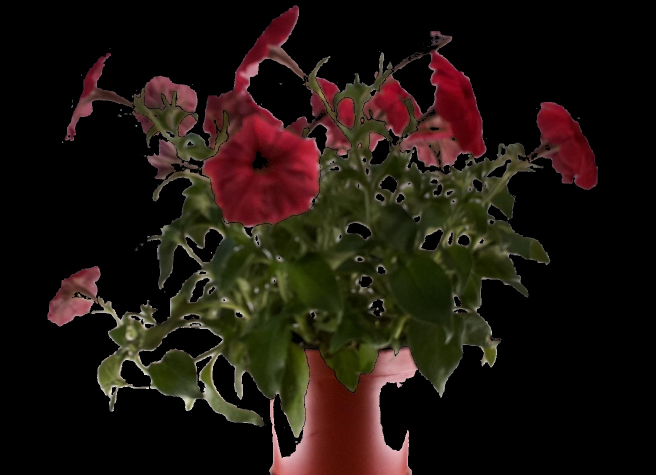
#> input picture Images/0000_extracted_pot.jpg, 1311 x 949 px, given in place of I, which was not available (shown at 1/2 size); the run also reads 1 picture not shown here
$ python -i flowerMoving.py   (imports and definitions only)
#> lines starting #> are read from the running program, lines starting #| are printed output that depends on the picture; after the words box and inside, x2 and y2 are one past the last pixel; in counts of white or black regions, pixels touching at a corner belong together; pictures that were not available may be replaced by others from this repository, and a replacement may not be noted
#> call 2 of analyze_timelapse, with image_files = 'Images/0000_extracted_pot.jpg', time_interval = 10
#> in analyze_timelapse, prev_frame is the input picture: shape (949, 1311, 3); mean B, G, R 14.5, 20.8, 29.8
import cv2
import numpy as np
import os
from glob import glob

def segment_red_flower(image):
    """
    Phát hiện các hoa màu đỏ trong ảnh.
    """
    hsv = cv2.cvtColor(image, cv2.COLOR_BGR2HSV)
#> hsv: shape (949, 1311, 3); mean H, S, V 27, 71.5, 30.9

    # Phạm vi màu đỏ trong không gian HSV
    lower_red1 = np.array([0, 50, 50], dtype=np.uint8)
    upper_red1 = np.array([10, 255, 255], dtype=np.uint8)

    lower_red2 = np.array([170, 50, 50], dtype=np.uint8)
    upper_red2 = np.array([180, 255, 255], dtype=np.uint8)

    # Tạo mask
    mask1 = cv2.inRange(hsv, lower_red1, upper_red1)
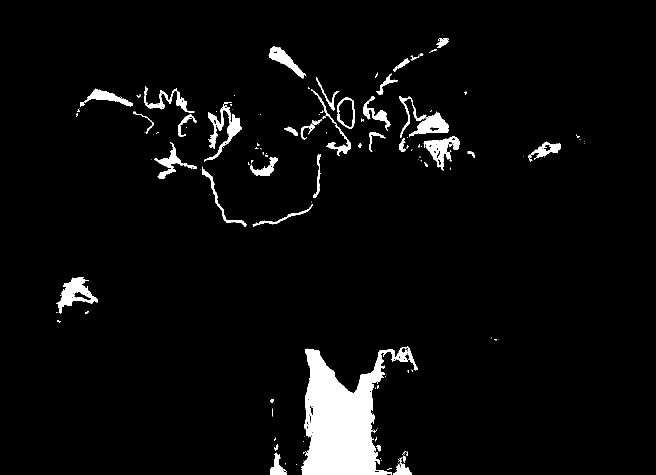
#> mask1: shape (949, 1311) (shown at 1/2 size); 4.4% white; 147 white regions (98 under 20 px), largest, box (x1, y1, x2, y2) and area: (602, 693, 836, 949) 29338, (112, 554, 195, 628) 2398, (408, 204, 484, 323) 2297
    mask2 = cv2.inRange(hsv, lower_red2, upper_red2)
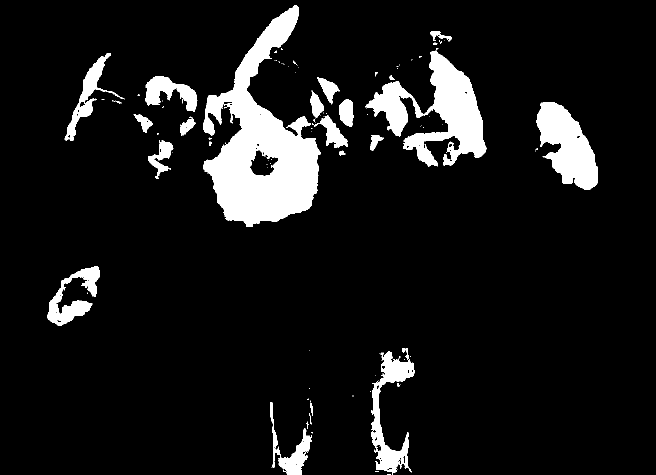
#> mask2: shape (949, 1311) (shown at 1/2 size); 9.2% white; 108 white regions (80 under 20 px), largest, box (x1, y1, x2, y2) and area: (406, 11, 641, 454) 47493, (733, 101, 973, 333) 22079, (1073, 204, 1196, 380) 12583
    mask = cv2.bitwise_or(mask1, mask2)
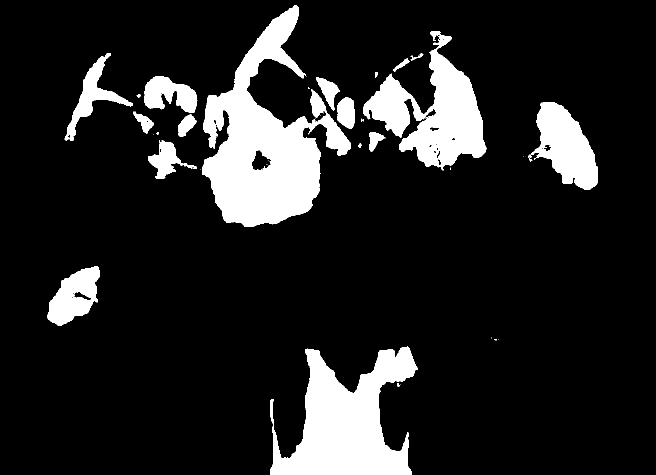
#> mask: shape (949, 1311) (shown at 1/2 size); 13.6% white; 37 white regions (16 under 20 px), largest, box (x1, y1, x2, y2) and area: (404, 11, 702, 454) 58084, (540, 693, 836, 949) 41921, (726, 62, 973, 341) 28949

    return mask
# [77 lines left out: functions detect_flowers, match_flowers, compute_flower_motion, not called in this run]
def analyze_timelapse(image_files, time_interval=10):
    """
    Phân tích chuỗi ảnh timelapse để theo dõi chuyển động của hoa.
    """
    results = []
    for i in range(len(image_files) - 1):
        # Lấy hai frame liên tiếp
        print(i," :", image_files[i])
        prev_frame = cv2.imread(image_files[i])
        next_frame = cv2.imread(image_files[i + 1])

        # Phát hiện hoa
        prev_mask = segment_red_flower(prev_frame)
        next_mask = segment_red_flower(next_frame)

        prev_flowers = detect_flowers(prev_mask)
        next_flowers = detect_flowers(next_mask)

        # Ghép cặp hoa
        matched_flowers = match_flowers(prev_frame, next_frame, prev_flowers, next_flowers)

        # Tính tốc độ rủ hoặc hồi phục
        motion_results = compute_flower_motion(matched_flowers, time_interval)
        results.append(motion_results)

        print(f"Frame {i} -> Frame {i+1}: {len(motion_results)} hoa được theo dõi.")
    return results


# Thư mục chứa ảnh timelapse

timelapse_folder = "D:/Jeju/Thai/Dataset/Flower timelapse"  # Thay bằng thư mục chứa ảnh
image_files = sorted(glob(os.path.join(timelapse_folder, "*.jpg")))

# Phân tích chuỗi ảnh
time_interval = 10  # Khoảng cách thời gian giữa các khung hình (giây)
results = analyze_timelapse(image_files, time_interval)

# In kết quả
# [4 lines not run here, left out]

#> (the run stopped early here; a loop or call above may not have finished)
